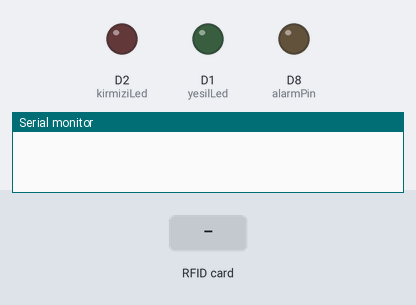
The sketch below on a simulated ESP8266 (NodeMCU). Shown: output pins drawn as LEDs (lit = HIGH), the last lines printed to the serial monitor. Dashed ring = blinking. The test bench sets the inputs (shaded band).

Above: at 1.2 s.
1.3 s: RFID card 2B 0F 20 A3 held to the reader
At 1.7 s:
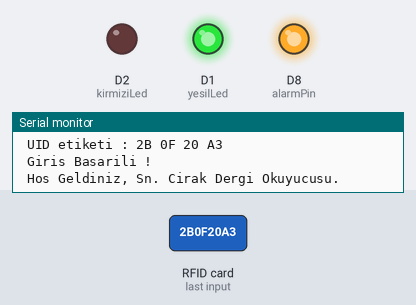
3.3 s: RFID card 5E 7A 19 C4 held to the reader
At 3.48 s:
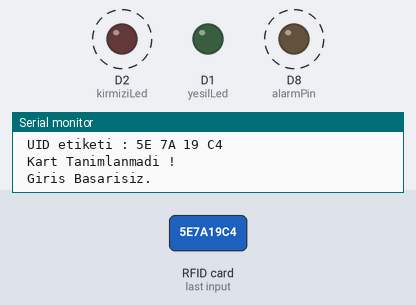
Timing chart, 0 to 6.3 s (numbered marks = the images above; inputs shaded):
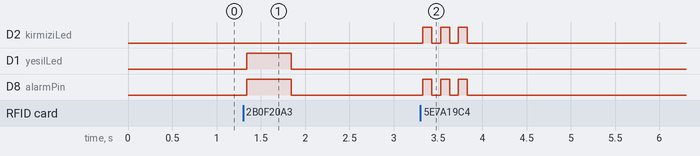

Measured:
- after the input at 1.3 s, D1 (yesilLed), D8 (alarmPin): LOW → HIGH at once, → LOW 0.50 s later
- after the input at 3.3 s, D2 (kirmiziLed), D8 (alarmPin): alternates HIGH for 0.10 s and LOW for 0.10 s, 6 changes in all, then stays LOW, starting at once

The sketch:

RFID_GirisSistemi.ino
```cpp
/*
 * NodeMCU RC522 RFID Kartlı Geçiş Sistemi
 * Mehmet SÜTCÜ <info@mehmetsutcu.com> 2018
 * Çırak Dergisi
 * Konfigürasyon: NodeMCU 1.0(ESP-12E Module), 80 MHz(İsteğe bağlı 160 MHz),
 * 921600 Upload Speed, Flash, 4M(3M SPIFFS), Erase Flash: Only Sketch (Kart sürümü 2.4.2)
 */

#define SS_PIN D4 //SDA Pini
#define RST_PIN D3

int alarmPin = D8;
int yesilLed = D1;
int kirmiziLed = D2;

#include <SPI.h>
#include <MFRC522.h>

MFRC522 mfrc522(SS_PIN, RST_PIN);
int statuss = 0;
int out = 0;

void setup()
{
  pinMode(alarmPin, OUTPUT);
  pinMode(yesilLed, OUTPUT);
  pinMode(kirmiziLed, OUTPUT);

  Serial.begin(9600);
  SPI.begin();
  mfrc522.PCD_Init();
}

void loop()
{
  // Yeni kartlari tara
  if ( ! mfrc522.PICC_IsNewCardPresent())
  {
    return;
  }
  // Kart okundu ise
  if ( ! mfrc522.PICC_ReadCardSerial())
  {
    return;
  }
  //Kartin UID'sini oku ve seri porta yaz
  Serial.println();
  Serial.print(" UID etiketi :");
  String content= "";
  byte letter;
  for (byte i = 0; i < mfrc522.uid.size; i++)
  {
     Serial.print(mfrc522.uid.uidByte[i] < 0x10 ? " 0" : " ");
     Serial.print(mfrc522.uid.uidByte[i], HEX);
     content.concat(String(mfrc522.uid.uidByte[i] < 0x10 ? " 0" : " "));
     content.concat(String(mfrc522.uid.uidByte[i], HEX));
  }
  content.toUpperCase();
  Serial.println();
  if (content.substring(1) == "2B 0F 20 A3") // Bu UID degerini tanimlamak istediginiz kartin degeri ile degistirin.
  {
    Serial.println(" Giris Basarili ! ");
    Serial.println(" Hos Geldiniz, Sn. Cirak Dergi Okuyucusu. ");
     digitalWrite(alarmPin, HIGH);
     digitalWrite(yesilLed, HIGH);
      delay(500);
    digitalWrite(alarmPin, LOW);
    digitalWrite(yesilLed, LOW);
    delay(1000);
    Serial.println(" Eglencenize bakin :) ");
    Serial.println();
    statuss = 1;

  }

  else   {
    Serial.println(" Kart Tanimlanmadi ! ");
    Serial.println(" Giris Basarisiz. ");
    digitalWrite(alarmPin, HIGH);
    digitalWrite(kirmiziLed, HIGH);
      delay(100);
    digitalWrite(alarmPin, LOW);
    digitalWrite(kirmiziLed, LOW);
      delay(100);
    digitalWrite(alarmPin, HIGH);
    digitalWrite(kirmiziLed, HIGH);
      delay(100);
    digitalWrite(alarmPin, LOW);
    digitalWrite(kirmiziLed, LOW);
      delay(100);
    digitalWrite(alarmPin, HIGH);
    digitalWrite(kirmiziLed, HIGH);
      delay(100);
    digitalWrite(alarmPin, LOW);
    digitalWrite(kirmiziLed, LOW);
      delay(100);

    delay(3000);
  }
}
```
